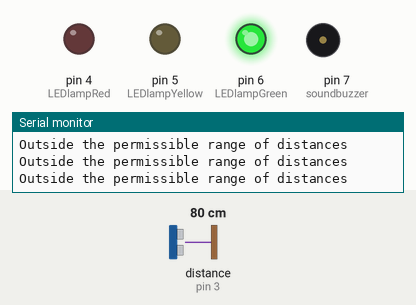
Recording of a sketch running on a simulated Arduino Uno, built with avr-gcc and run on an emulated ATmega328P. Parts: output pins drawn as LEDs (lit = HIGH), buzzer (waves = sounding), the last lines printed to the serial monitor. Wiring (inferred from the names in the program): ultrasonic range finder: trigger pin 2; echo pin 3. The test bench sets the inputs (shaded band); at power-on: distance to the obstacle (sensor on pin 3) 80 cm. The echo pulse lasts 58.3 µs per cm; pins used as bus, display or sensor lines are not drawn.

Above: at 1.2 s.
1.3 s: distance to the obstacle (sensor on pin 3) set to 54 cm
4.3 s: distance to the obstacle (sensor on pin 3) set to 47 cm
At 5.5 s:
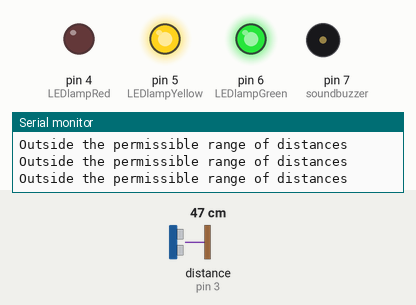
6.0 s: distance to the obstacle (sensor on pin 3) set to 18 cm
7.5 s: distance to the obstacle (sensor on pin 3) set to 14 cm
At 8.7 s:
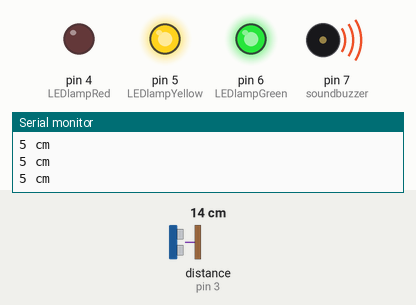
9.0 s: distance to the obstacle (sensor on pin 3) set to 250 cm
At 9.5 s:
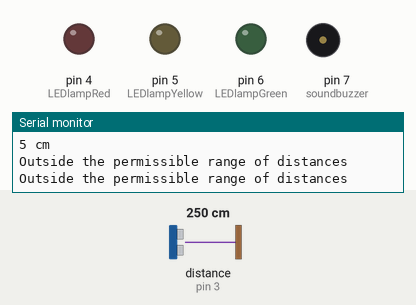
10.6 s: distance to the obstacle (sensor on pin 3) set to 129 cm
12.1 s: distance to the obstacle (sensor on pin 3) set to 120 cm
At 13.5 s:
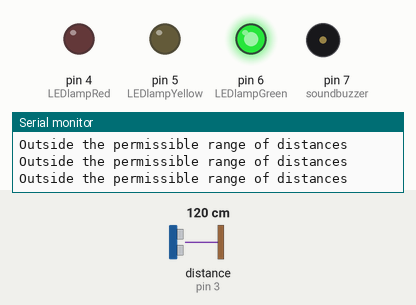
Timing chart, 0 to 14.7 s (numbered marks = the images above; inputs shaded):
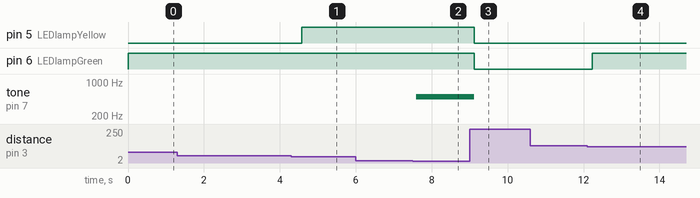

The sketch:

ultrasonic_security_system.ino
```cpp
#define trigPin 2
#define echoPin 3
#define LEDlampRed 4
#define LEDlampYellow 5
#define LEDlampGreen 6
#define soundbuzzer 7
int sound = 500;

void setup() {
Serial.begin(9600);
pinMode(trigPin, OUTPUT);
pinMode(echoPin, INPUT);
pinMode(LEDlampRed, OUTPUT);
pinMode(LEDlampYellow, OUTPUT);
pinMode(LEDlampGreen, OUTPUT);
pinMode(soundbuzzer, OUTPUT);
}

void loop() {
long durationindigit, distanceincm;
digitalWrite(trigPin, LOW);
delayMicroseconds(2);
digitalWrite(trigPin, HIGH);
delayMicroseconds(10);
digitalWrite(trigPin, LOW);
durationindigit = pulseIn(echoPin, HIGH);
distanceincm = (durationindigit / 5) / 29.1;

if (distanceincm < 50) {
digitalWrite(LEDlampGreen, HIGH);
} else {
digitalWrite(LEDlampGreen, LOW);
}

if (distanceincm < 20) { // Changed 'distance' to 'distanceincm'
digitalWrite(LEDlampYellow, HIGH);
} else {
digitalWrite(LEDlampYellow, LOW);
}

if (distanceincm < 5) { // Changed 'distance' to 'distanceincm'
digitalWrite(LEDlampRed, HIGH);
sound = 1000;
} else {
digitalWrite(LEDlampRed, LOW);
}

if (distanceincm > 5 || distanceincm <= 0) { // Changed 'distance' to 'distanceincm'
Serial.println("Outside the permissible range of distances");
noTone(soundbuzzer);
} else {
Serial.print(distanceincm); // Changed 'distance' to 'distanceincm'
Serial.println(" cm");
tone(soundbuzzer, sound); // Changed 'buzzer' to 'soundbuzzer'
}

delay(300);
}
```

Measured:
- the behaviour switches between 51 and 50 cm on distance to the obstacle (sensor on pin 3) (found by bisection; images 0 and 1)
- the behaviour switches between 16 and 15 cm on distance to the obstacle (sensor on pin 3) (found by bisection; images 1 and 2)
- the behaviour switches between 126 and 125 cm on distance to the obstacle (sensor on pin 3) (found by bisection; images 3 and 4)
- after the input at 4.3 s, pin 5 (LEDlampYellow): LOW → HIGH after 0.27 s
- after the input at 7.5 s, tone on pin 7 (soundbuzzer): silent → 500 Hz after 0.10 s
- after the input at 9.0 s, pin 5 (LEDlampYellow), pin 6 (LEDlampGreen): HIGH → LOW after 0.12 s; tone on pin 7 (soundbuzzer): 500 Hz → silent after 0.12 s
- after the input at 12.1 s, pin 6 (LEDlampGreen): LOW → HIGH after 0.13 s
